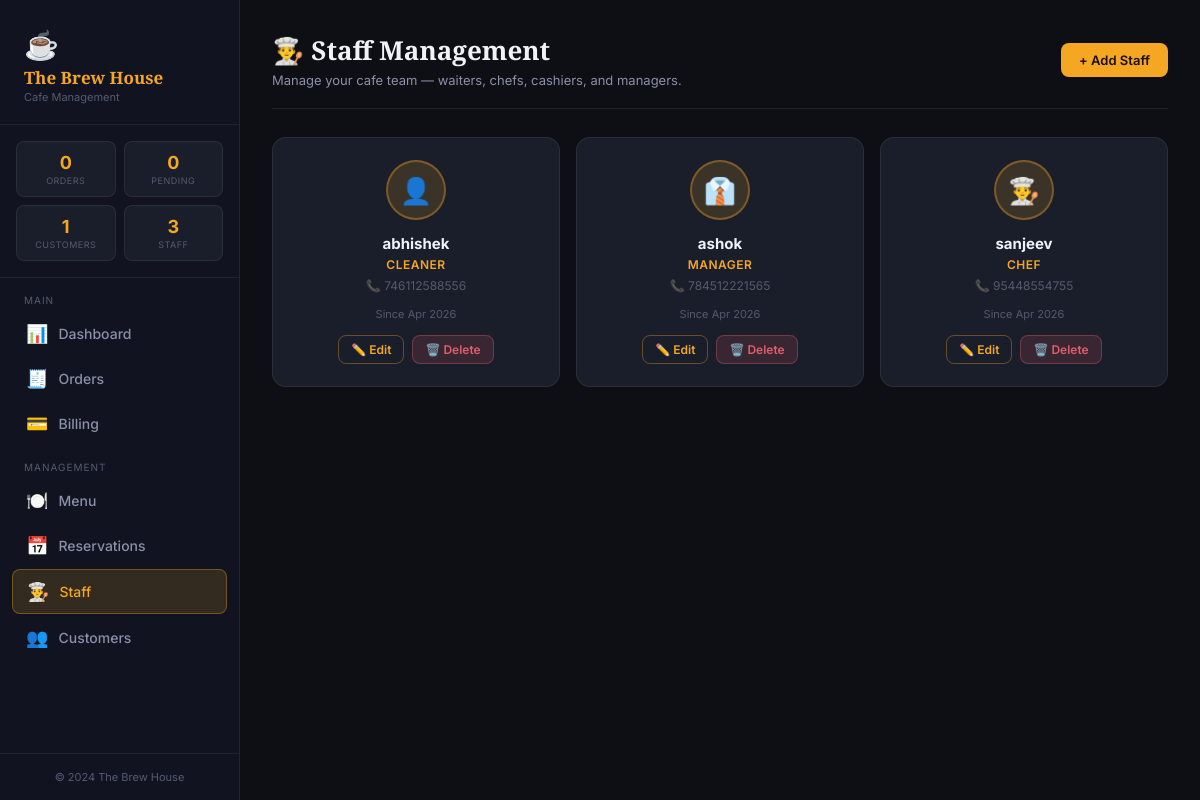
Screenshot of /staff with the database file from the repository.
### models.py (models this page shows)
class Employee(db.Model):
    id = db.Column(db.Integer, primary_key=True)
    name = db.Column(db.String(100), nullable=False)
    position = db.Column(db.String(50), nullable=False)   # e.g. Waiter, Chef, Cashier
    contact = db.Column(db.String(20), nullable=False)
    created_at = db.Column(db.DateTime, default=datetime.utcnow)
    orders = db.relationship('Order', backref='employee', lazy=True)

### app.py (the view)
@app.route('/staff')
def staff():
    employees = Employee.query.order_by(Employee.name).all()
    return render_template('staff.html', employees=employees)

### app.py (called while the page is built)
@app.context_processor
def inject_stats():
    return {
        'total_orders': Order.query.count(),
        'total_customers': Customer.query.count(),
        'total_staff': Employee.query.count(),
        'pending_orders': Order.query.filter_by(status='Pending').count(),
    }

### templates/staff.html (shortened to what this page needs)
{% extends "base.html" %}
{% block content %}
<div class="page-header">
  <div>
    <h1>👨‍🍳 Staff Management</h1>
    <div class="subtitle">Manage your cafe team — waiters, chefs, cashiers, and managers.</div>
  </div>
  <button class="btn btn-primary" onclick="openModal('modal-add-staff')">+ Add Staff</button>
</div>
{% if employees %}
<div class="staff-grid">
  {% for emp in employees %}
  <div class="staff-card">
    <div class="staff-avatar">
      {% if emp.position == 'Chef' %}👨‍🍳
      {% elif emp.position == 'Waiter' %}🧑‍🍽️
      {% elif emp.position == 'Manager' %}👔
      {% elif emp.position == 'Cashier' %}💼
      {% else %}👤{% endif %}
    </div>
    <h3>{{ emp.name }}</h3>
    <div class="position">{{ emp.position }}</div>
    <div class="contact">📞 {{ emp.contact }}</div>
    <div class="text-muted" style="font-size:11px; margin-bottom:14px;">
      Since {{ emp.created_at.strftime('%b %Y') }}
    </div>
    <div style="display:flex; gap:8px; justify-content:center;">
      <button class="btn btn-outline btn-sm"
              onclick="editStaff({{ emp.id }}, '{{ emp.name }}', '{{ emp.position }}', '{{ emp.contact }}')">
        ✏️ Edit
      </button>
      <form method="POST" action="{{ url_for('delete_staff', emp_id=emp.id) }}" style="display:inline">
        <button type="submit" class="btn btn-danger btn-sm">🗑️ Delete</button>
      </form>
    </div>
  </div>
  {% endfor %}
</div>
{% else %}
<div class="empty-state">
  <div class="empty-icon">👤</div>
  No staff yet. Add your first team member!
</div>
{% endif %}
{% endblock %}

### static/css/style.css (style rules this page uses)
:root { --bg-primary: #0d0f14; --bg-secondary: #13161e; --bg-card: #1a1e2a; --bg-sidebar: #111420; --accent: #f5a623; --accent-light: #ffc65a; --accent-dark: #c47d0e; --accent-glow: rgba(245,166,35,0.15); --text-primary: #f0f2f8; --text-secondary: #8b8fa8; --text-muted: #555a70; --border: rgba(255,255,255,0.07); --border-accent: rgba(245,166,35,0.35); --success: #2dcea8; --danger: #e05c6a; --warning: #f5a623; --info: #5c9ef5; --radius-sm: 8px; --radius-md: 14px; --radius-lg: 20px; --shadow-card: 0 4px 24px rgba(0,0,0,0.4); --shadow-accent: 0 0 20px rgba(245,166,35,0.2); --sidebar-width: 240px; --transition: 0.2s ease; }
*, *::before, *::after { box-sizing: border-box; margin: 0; padding: 0; }
body { font-family: 'Inter', sans-serif; background: var(--bg-primary); color: var(--text-primary); min-height: 100vh; display: flex; overflow-x: hidden; }
.page-header { display: flex; align-items: center; justify-content: space-between; margin-bottom: 28px; padding-bottom: 20px; border-bottom: 1px solid var(--border); }
.page-header h1 { font-family: 'Playfair Display', serif; font-size: 26px; color: var(--text-primary); }
.page-header .subtitle { font-size: 13px; color: var(--text-secondary); margin-top: 4px; }
.btn { display: inline-flex; align-items: center; gap: 6px; padding: 9px 18px; border-radius: var(--radius-sm); font-size: 13px; font-weight: 600; font-family: 'Inter', sans-serif; cursor: pointer; border: none; transition: all var(--transition); white-space: nowrap; }
.btn-primary { background: var(--accent); color: #1a0e00; }
.btn-outline { background: transparent; border: 1px solid var(--border-accent); color: var(--accent); }
.btn-danger { background: rgba(224,92,106,0.15); border: 1px solid rgba(224,92,106,0.35); color: var(--danger); }
.btn-sm { padding: 6px 12px; font-size: 12px; }
.staff-grid { display: grid; grid-template-columns: repeat(auto-fill, minmax(220px, 1fr)); gap: 16px; }
.staff-card { background: var(--bg-card); border: 1px solid var(--border); border-radius: var(--radius-md); padding: 22px; text-align: center; transition: all var(--transition); }
.staff-avatar { width: 60px; height: 60px; border-radius: 50%; background: var(--accent-glow); border: 2px solid var(--border-accent); display: flex; align-items: center; justify-content: center; font-size: 26px; margin: 0 auto 14px; }
.staff-card h3 { font-size: 15px; margin-bottom: 4px; }
.staff-card .position { font-size: 12px; color: var(--accent); font-weight: 600; text-transform: uppercase; letter-spacing: 0.5px; margin-bottom: 6px; }
.staff-card .contact { font-size: 12px; color: var(--text-muted); margin-bottom: 14px; }
.text-muted { color: var(--text-muted); }

### rows the page displays
Employee: name "abhishek", position "CLEANER", contact "746112588556", created_at "Apr 2026"
Employee: name "ashok", position "MANAGER", contact "784512221565", created_at "Apr 2026"
Employee: name "sanjeev", position "CHEF", contact "95448554755", created_at "Apr 2026"

### other values shown
{{ total_orders }} "0"
{{ pending_orders }} "0"
{{ total_customers }} "1"
{{ total_staff }} "3"
